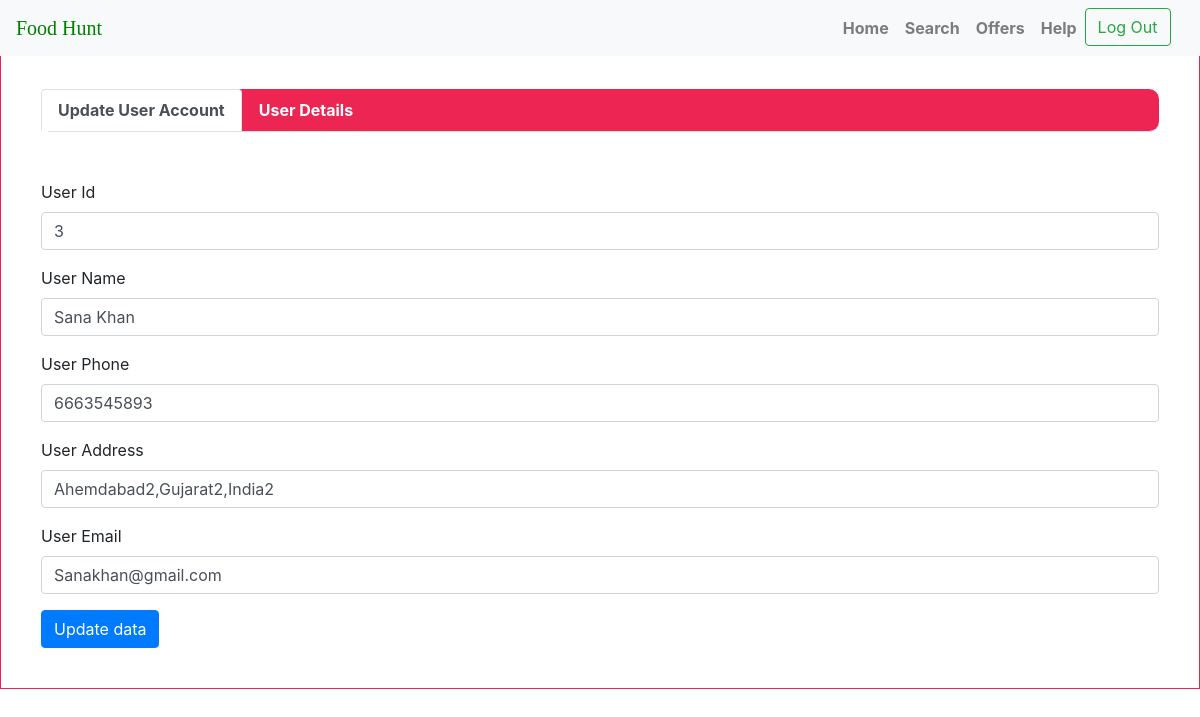
Screenshot of /userupdate.php?user_id=3 (signed in) with the database file from the repository.
### tables this page shows
CREATE TABLE `tblcustomer` (
  `fld_cust_id` int(10) NOT NULL,
  `fld_name` varchar(30) NOT NULL,
  `fld_mobile` bigint(10) NOT NULL,
  `fld_address` varchar(255) NOT NULL,
  `fld_email` varchar(30) NOT NULL,
  `password` varchar(30) NOT NULL
);

### userupdate.php (the view, shortened to what this page needs)
<?php
include("connection.php");
extract($_REQUEST);
if(isset($_SESSION['admin']))
{
  if(!empty($_GET['user_id']))
  {
    $eid=$_GET['user_id'];
    $query=mysqli_query($con,"select * from tblcustomer where fld_cust_id='$eid'");
    if(mysqli_num_rows($query))
    {
      $row=mysqli_fetch_array($query);
      $uid = $row['fld_cust_id'];
      $uName = $row['fld_name'];
      $uMobile = $row['fld_mobile'];
      $uAddress = $row['fld_address'];
      $uEmail = $row['fld_email'];
    }
    else
    {
      header("location:dashboard.php");
    }
  }
  else
  {
    header("location:dashboard.php");
  }
}
else
{
  header("location:index.php");
}
?>
<!DOCTYPE html>
<html lang="en">
<head>
  <link rel="stylesheet" href="https://maxcdn.bootstrapcdn.com/bootstrap/4.3.1/css/bootstrap.min.css">
     <link rel="stylesheet" href="path/to/font-awesome/css/font-awesome.min.css">
   <link rel="stylesheet" href="https://use.fontawesome.com/releases/v5.8.1/css/all.css">
</head>
<body>
<nav class="navbar navbar-expand-lg navbar-light bg-light fixed-top">
    <a class="navbar-brand" href="../index.php"><span style="color:green;font-family: 'Permanent Marker', cursive;">Food Hunt</span></a>
    <div class="collapse navbar-collapse" id="navbarResponsive">
      <ul class="navbar-nav ml-auto">
        <li class="nav-item">
          <a class="nav-link" href="index.php">Home</a>
        </li>
        <li class="nav-item">
            <a class="nav-link" href="search.php">Search</a>
        </li>
        <li class="nav-item">
            <a class="nav-link" href="index.php">Offers</a>
        </li>
        <li class="nav-item">
          <a class="nav-link" href="contact.php">Help</a>
        </li>
    <li class="nav-item">
      <form method="post">
          <?php
      if(empty($_SESSION['admin']))
      {
      ?>
       <button class="btn btn-outline-danger my-2 my-sm-0" name="login">Log In</button>&nbsp;&nbsp;&nbsp;
            <?php
      }
      else
      {
      ?>
      <button class="btn btn-outline-success my-2 my-sm-0" name="logout" type="submit">Log Out</button>&nbsp;&nbsp;&nbsp;
      <?php
      }
      ?>
      </form>
        </li>
      </ul>
    </div>
</nav>
<br><br>
<div class="middle" style=" position:fixed; padding:40px; border:1px solid #ED2553;  width:100%;">
     <ul class="nav nav-tabs nabbar_inverse" id="myTab" style="background:#ED2553;border-radius:10px 10px 10px 10px;" role="tablist">
          <li class="nav-item">
             <a class="nav-link active" id="home-tab" data-toggle="tab" href="#viewitem" role="tab" aria-controls="home" aria-selected="true">Update User Account</a>
          </li>
              <a class="nav-link" style="color:white; font-weight:bold;" id="profile-tab"  aria-selected="false">User Details</a>
       </ul>
     <br><br>
     <div class="tab-content" id="myTabContent">
            <div class="tab-pane fade show active" id="viewitem" role="tabpanel" aria-labelledby="home-tab">
  <form method="post" action="">
  <div class="form-group">
    <label for="user_id">User Id</label>
    <input type="text" class="form-control" value="<?php  echo $uid;?>"  name="userid">
  </div>
  <div class="form-group">
    <label for="user_name">User Name</label>
    <input type="text" class="form-control" value="<?php  echo $uName;?>"  name="username">
  </div>
  <div class="form-group">
    <label for="user_mobile">User Phone</label>
    <input type="tel" class="form-control" value="<?php  echo $uMobile;?>"  name="usermob">
  </div>
  <div class="form-group">
    <label for="user_address">User Address</label>
    <input type="text" class="form-control" value="<?php  echo $uAddress;?>"  name="useradd">
  </div>
  <div class="form-group">
    <label for="user_email">User Email</label>
    <input type="text" class="form-control" value="<?php  echo $uEmail;?>"  name="useremail">
  </div>
  <button type="submit" name="updatee" class="btn btn-primary">Update data</button>
  </form>
</div>
</div>
</div>
</body>
</html>

### userupdate.php (style rules this page uses)
ul li a { color:black; font-weight:bold; }

### rows the page displays
tblcustomer: userid "3", username "Sana Khan", usermob "6663545893", useradd "Ahemdabad2,Gujarat2,India2", useremail "Sanakhan@gmail.com"
